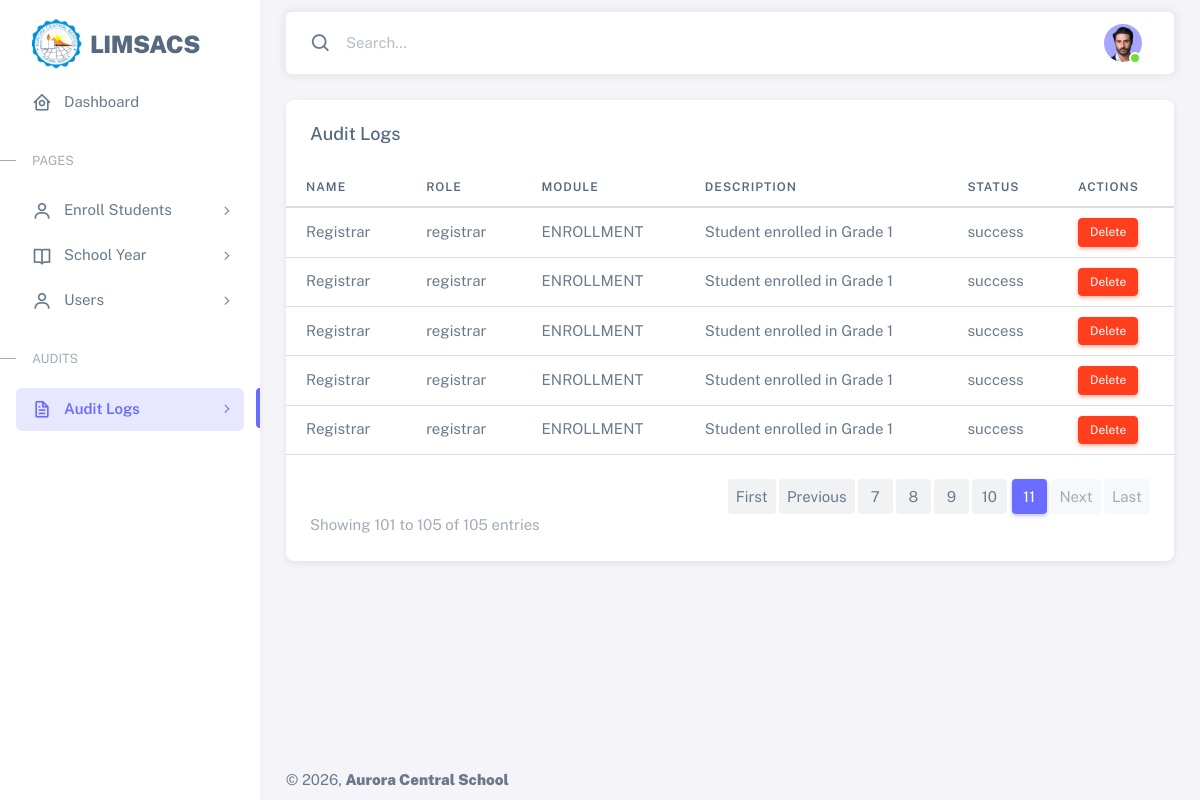
Page /resources/views/admin/audit-logs.php?page=12 (signed in) on the earlier database version.
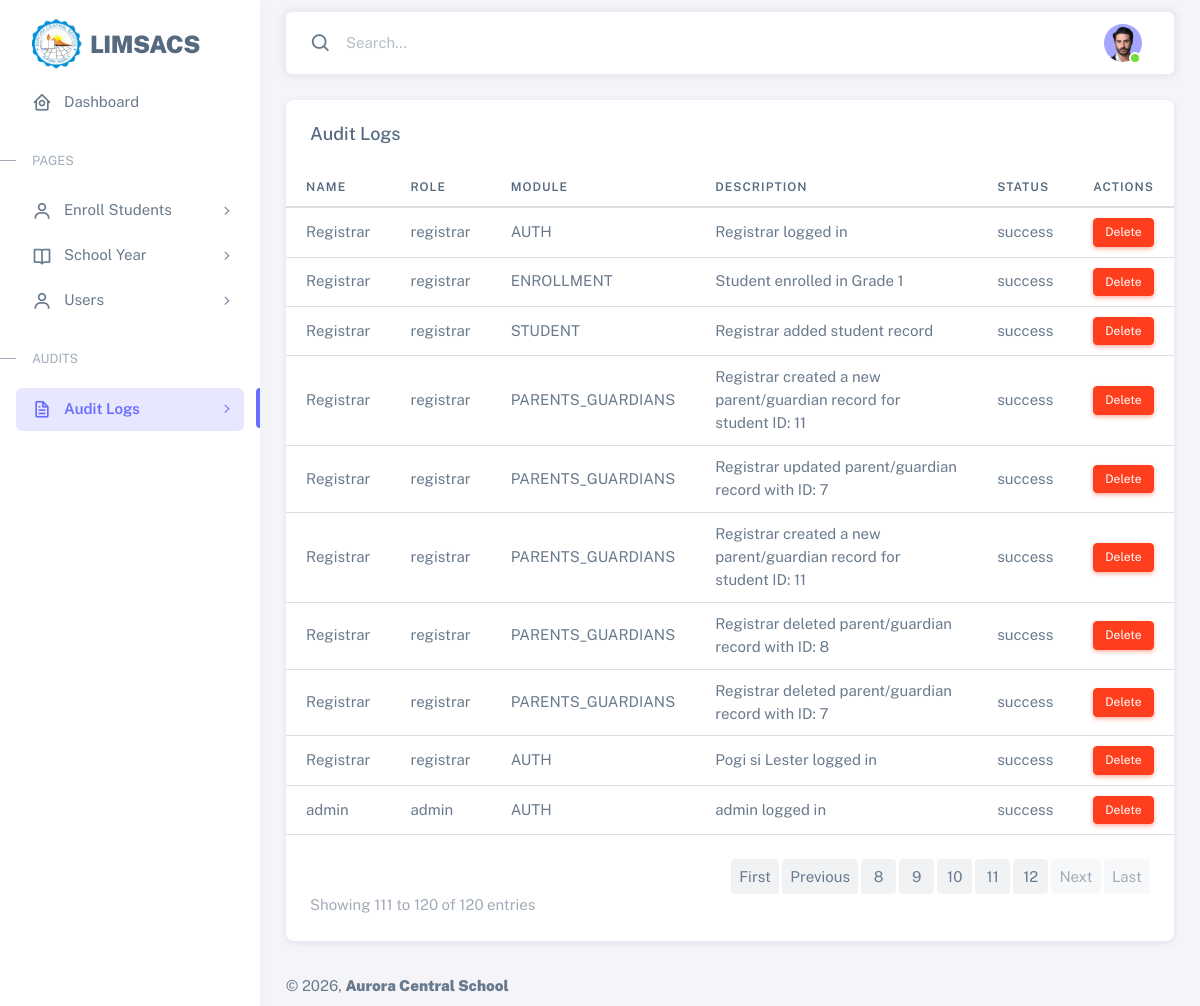
Same page on the later database version.
### tables this page shows
CREATE TABLE `audit_logs` (
  `id` int(10) UNSIGNED NOT NULL,
  `user_id` int(11) NOT NULL,
  `role` varchar(50) NOT NULL,
  `action` varchar(50) NOT NULL,
  `module` varchar(100) NOT NULL,
  `reference_id` int(10) UNSIGNED DEFAULT NULL,
  `reference_table` varchar(100) DEFAULT NULL,
  `description` text DEFAULT NULL,
  `ip_address` varchar(45) DEFAULT NULL,
  `status` enum('success','failed') NOT NULL DEFAULT 'success',
  `created_at` timestamp NOT NULL DEFAULT current_timestamp()
);

CREATE TABLE `users` (
  `id` int(11) NOT NULL,
  `full_name` varchar(50) NOT NULL,
  `email` varchar(50) NOT NULL,
  `password` varchar(255) NOT NULL,
  `role` varchar(20) NOT NULL,
  `profile_picture` varchar(255) DEFAULT NULL,
  `created_at` datetime NOT NULL DEFAULT current_timestamp(),
  `updated_at` datetime NOT NULL DEFAULT current_timestamp()
);

### app/controllers/admin/AuditLogsController.php (called while the page is built, shortened)
<?php
require_once __DIR__ . '/../../models/admin/AuditLogsModel.php';
require_once __DIR__ . '/../../../database/config/config.php';
    class AuditLogsController{
        private $model;
        public function __construct($con){
            $this->model = new AuditLogsModel($con);
        }
        public function index(){
            return $this->model->index();
        }
    }
    try{
        $controller = new AuditLogsController($con);
        $logs = $controller->index();
        $entries_per_page = 10;
        $total_entries = count($logs);
        $total_pages = ceil($total_entries / $entries_per_page);
        $current_page = isset($_GET['page']) ? (int)$_GET['page'] : 1;
        $current_page = max(1, min($current_page, $total_pages));
        $offset = ($current_page - 1) * $entries_per_page;
        $paginated_logs = array_slice($logs, $offset, $entries_per_page);
    }catch(Exception $e){
        error_log("Error " . $e->getMessage());
    }

### app/models/Model.php (called while the page is built, shortened)
<?php
    class Model{
        public function __construct($con){
            $this->con = $con;
        }
    }

### app/models/admin/AuditLogsModel.php (called while the page is built, shortened)
<?php
require_once __DIR__ . '/../Model.php';
    class AuditLogsModel extends Model{
        protected $audit_logs = 'audit_logs';
        protected $users = 'users';
        public function index(){
            try{
                $query = "SELECT audit_logs.*, users.full_name as user_fullName FROM {$this->audit_logs} JOIN {$this->users} ON audit_logs.user_id = users.id ORDER BY audit_logs.created_at ASC";
                $stmt = $this->con->prepare($query);
                $stmt->execute();
                $result = $stmt->get_result();
                return $result->fetch_all(MYSQLI_ASSOC);
            }catch(Exception $e){
                return $e->getMessage();
            }
        }
    }

### resources/views/admin/audit-logs.php (the view, shortened to what the changed rows need)
<?php
require_once __DIR__ . '/../../../app/controllers/admin/AuditLogsController.php';
?>
<!DOCTYPE html>
<html
  lang="en"
  class="light-style layout-menu-fixed"
  dir="ltr"
  data-theme="theme-default"
  data-assets-path="../../../public/assets/"
  data-template="vertical-menu-template-free"
>
<head>
    <link rel="stylesheet" href="../../../public/assets/vendor/fonts/boxicons.css" />
    <link rel="stylesheet" href="../../../public/assets/vendor/css/core.css" class="template-customizer-core-css" />
    <link rel="stylesheet" href="../../../public/assets/vendor/css/theme-default.css" class="template-customizer-theme-css" />
    <link rel="stylesheet" href="../../../public/assets/css/demo.css" />
    <link rel="stylesheet" href="../../../public/assets/vendor/libs/perfect-scrollbar/perfect-scrollbar.css" />
    <link rel="stylesheet" href="../../../public/assets/vendor/libs/apex-charts/apex-charts.css" />
</head>
<body>
    <?php require_once __DIR__ . '/partials/sidebar.php'; ?>
    <?php require_once __DIR__ . '/partials/topbar.php'; ?>
    <div class="card">
        <div class="table-responsive nowrap">
            <table class="table">
                <thead>
                    <tr>
                        <th>Name</th>
                        <th>Role</th>
                        <th>Module</th>
                        <th>Description</th>
                        <th>Status</th>
                        <th>Actions</th>
                    </tr>
                </thead>
                <tbody>
                    <?php if (!empty($paginated_logs)): ?>
                        <?php foreach ($paginated_logs as $log): ?>
                            <tr>
                                <td><?php echo $log['user_fullName']; ?></td>
                                <td><?php echo $log['role']; ?></td>
                                <td><?php echo $log['module']; ?></td>
                                <td><?php echo $log['description']; ?></td>
                                <td><?php echo $log['status']; ?></td>
                                <td>
                                    <form action="../../../app/controllers/admin/AuditLogsController.php" method="post" style="display: inline";>
                                        <button
                                            type="submit"
                                            class="btn btn-sm btn-danger"
                                            name="delete_logs"
                                            onclick="return confirm('Are you sure you to delete this log?, this action cannot be undone')"
                                        >
                                        Delete
                                        </button>
                                    </form>
                                </td>
                            </tr>
                        <?php endforeach; ?>
                    <?php else: ?>
                        <tr>
                            <td colspan="6" class="text-center">No audit logs found.</td>
                        </tr>
                    <?php endif; ?>
                </tbody>
            </table>
        </div>
        <div class="card-footer">
            <nav aria-label="Page navigation">
                <ul class="pagination justify-content-end mb-0">
                    <?php
                        $max_visible = 5;
                        $start_page = max(1, $current_page - floor($max_visible / 2));
                        $end_page   = min($total_pages, $start_page + $max_visible - 1);
                        $start_page = max(1, $end_page - $max_visible + 1);
                        for ($i = $start_page; $i <= $end_page; $i++):
                    ?>
                        <li class="page-item <?php echo ($i === $current_page) ? 'active' : ''; ?>">
                            <a class="page-link" href="?page=<?php echo $i; ?>"><?php echo $i; ?></a>
                        </li>
                    <?php endfor; ?>
                </ul>
            </nav>
            <p class="text-muted mb-0">
                Showing
                <?php echo $total_entries > 0 ? $offset + 1 : 0; ?>
                to
                <?php echo min($current_page * $entries_per_page, $total_entries); ?>
                of
                <?php echo $total_entries; ?>
                entries
            </p>
        </div>
    </div>
    <?php require_once __DIR__ . '/partials/footer.php'; ?>
</body>
</html>

Differences in the rows shown:
no longer on this page (row unchanged): audit_logs: user.full_name "Registrar", role "registrar", module "ENROLLMENT", description "Student enrolled in Grade 1", status "success"
no longer on this page (row unchanged): audit_logs: user.full_name "Registrar", role "registrar", module "ENROLLMENT", description "Student enrolled in Grade 1", status "success"
no longer on this page (row unchanged): audit_logs: user.full_name "Registrar", role "registrar", module "ENROLLMENT", description "Student enrolled in Grade 1", status "success"
no longer on this page (row unchanged): audit_logs: user.full_name "Registrar", role "registrar", module "ENROLLMENT", description "Student enrolled in Grade 1", status "success"
added audit_logs: user.full_name "Registrar", role "registrar", module "AUTH", description "Registrar logged in", status "success"
added audit_logs: user.full_name "Registrar", role "registrar", module "STUDENT", description "Registrar added student record", status "success"
added audit_logs: user.full_name "Registrar", role "registrar", module "PARENTS_GUARDIANS", description "Registrar created a new parent/guardian record for student ID: 11", status "success"
added audit_logs: user.full_name "Registrar", role "registrar", module "PARENTS_GUARDIANS", description "Registrar updated parent/guardian record with ID: 7", status "success"
added audit_logs: user.full_name "Registrar", role "registrar", module "PARENTS_GUARDIANS", description "Registrar created a new parent/guardian record for student ID: 11", status "success"
added audit_logs: user.full_name "Registrar", role "registrar", module "PARENTS_GUARDIANS", description "Registrar deleted parent/guardian record with ID: 8", status "success"
added audit_logs: user.full_name "Registrar", role "registrar", module "PARENTS_GUARDIANS", description "Registrar deleted parent/guardian record with ID: 7", status "success"
added audit_logs: user.full_name "Registrar", role "registrar", module "AUTH", description "Pogi si Lester logged in", status "success"
added audit_logs: user.full_name "admin", role "admin", module "AUTH", description "admin logged in", status "success"
Other differences:
$offset + 1: "101" → "111"
min($current_page * $entries_per_page, $total_entries): "105" → "120"
$total_entries: "105" → "120"
